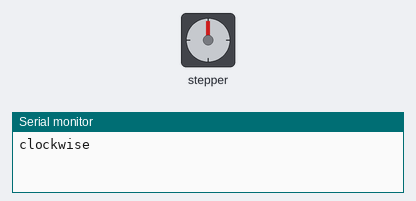
The sketch below on a simulated ESP32. Parts: stepper motor, the last lines printed to the serial monitor. Stepper angles assume 2048 steps per turn.

Above: at 0.15 s.
At 9.96 s:
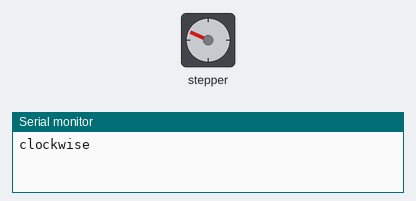
At 19.8 s:
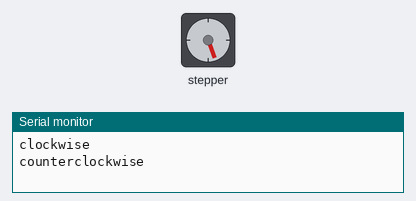
At 39.79 s:
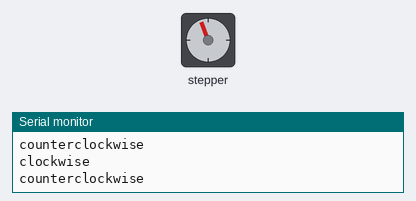
Timing chart, 0 to 40.0 s (numbered marks = the images above):
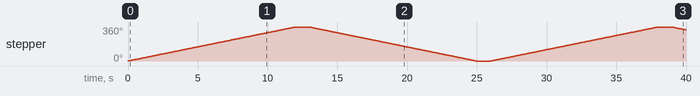

Measured:
- by itself, stepper: turns 360° clockwise in 12.0 s, then 360° counter-clockwise in 12.0 s, then 360° clockwise in 12.0 s, then 31° counter-clockwise in 0.98 s

The sketch:

motor_paso.ino
```cpp
// (licence header left out)
#include <Stepper.h>

const int stepsPerRevolution = 2048;  // change this to fit the number of steps per revolution

// ULN2003 Motor Driver Pins
#define IN1 15
#define IN2 14
#define IN3 2
#define IN4 16

// initialize the stepper library
Stepper myStepper(stepsPerRevolution, IN1, IN3, IN2, IN4);

void setup() {
  // set the speed at 5 rpm
  myStepper.setSpeed(5);
  // initialize the serial port
  Serial.begin(115200);
}

void loop() {
  // step one revolution in one direction:
  Serial.println("clockwise");
  myStepper.step(stepsPerRevolution);
  delay(1000);

  // step one revolution in the other direction:
  Serial.println("counterclockwise");
  myStepper.step(-stepsPerRevolution);
  delay(1000);
}
```
